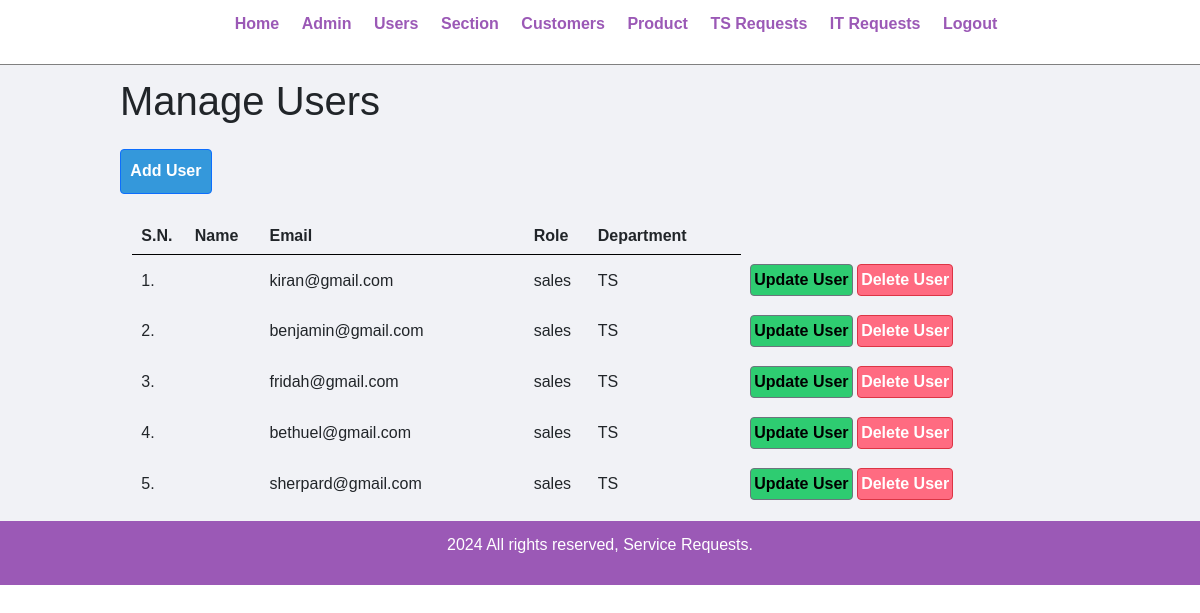
The app's page /manage-user.php (signed in) with its own data.
### tables this page shows
CREATE TABLE `tbl_user` (
  `id` int(11) NOT NULL,
  `user_name` varchar(50) NOT NULL,
  `email` varchar(50) NOT NULL,
  `role` varchar(30) NOT NULL,
  `department` enum('IT','TS') NOT NULL
);

### manage-user.php (the view, shortened to what this page needs)
<?php include('partials/menu.php'); ?>
    <div class="main-content">
        <div class="wrapper">
            <h1 class="row mb-4">Manage Users</h1>
            <a href="<?php echo SITEURL; ?>add-user.php" class="btn btn-primary col-sm-1.2 row mb-4">Add User</a>
            <table class="tbl-full">
                <tr>
                    <th>S.N.</th>
                    <th>Name</th>
                    <th>Email</th>
                    <th>Role</th>
                    <th>Department</th>
                </tr>
                <?php
                    $sql = "SELECT * FROM tbl_user";
                    $res = mysqli_query($conn, $sql);
                    if(mysqli_num_rows($res) > 0) {
                        $sn = 1;
                        while($row = mysqli_fetch_assoc($res)) {
                            $id = $row['id'];
                            $name = $row['name'];
                            $email = $row['email'];
                            $role = $row['role'];
                            $department = $row['department'];
                            ?>
                            <tr>
                                <td><?php echo $sn++; ?>. </td>
                                <td><?php echo $name; ?></td>
                                <td><?php echo $email; ?></td>
                                <td><?php echo $role; ?></td>
                                <td><?php echo $department; ?></td>
                                <td>
                                    <a href="<?php echo SITEURL; ?>update-user.php?id=<?php echo $id; ?>" class="btn btn-secondary col-sm-2.5">Update User</a>
                                    <a href="<?php echo SITEURL; ?>delete-user.php?id=<?php echo $id; ?>" class="btn btn-danger col-sm-2.5">Delete User</a>
                                </td>
                            </tr>
                            <?php
                        }
                    } else {
                        ?>
                        <tr>
                            <td colspan="8"><div class="error">No User Added.</div></td>
                        </tr>
                        <?php
                    }
                ?>
            </table>
        </div>
    </div>
    <?php include('partials/footer.php'); ?>

### css/admin.css (style rules this page uses)
* { margin: 0; padding: 0; font-family: Arial, Helvetica, sans-serif; }
.wrapper { padding: 1%; width: 80%; margin: 0 auto; }
.tbl-full { width: 100%; }
table tr th { border-bottom: 1px solid black; padding: 1%; text-align: left; }
table tr td { padding: 1%; }
.btn-primary { background-color: #3498db; padding: 1%; color: white; text-decoration: none; font-weight: bold; }
.btn-secondary { background-color: #2ecc71; padding: 1%; color: black; text-decoration: none; font-weight: bold; }
.btn-danger { background-color: #ff6b81; padding: 1%; color: white; text-decoration: none; font-weight: bold; }
.main-content { background-color: #f1f2f6; }

### records on screen
tbl_user: email "kiran@gmail.com", role "sales", department "TS"
tbl_user: email "benjamin@gmail.com", role "sales", department "TS"
tbl_user: email "fridah@gmail.com", role "sales", department "TS"
tbl_user: email "bethuel@gmail.com", role "sales", department "TS"
tbl_user: email "sherpard@gmail.com", role "sales", department "TS"
